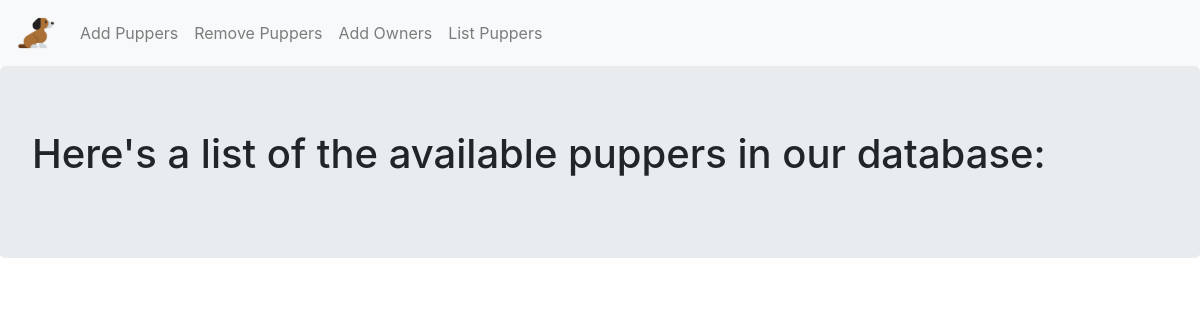
/list, run on an earlier commit of the app's database.
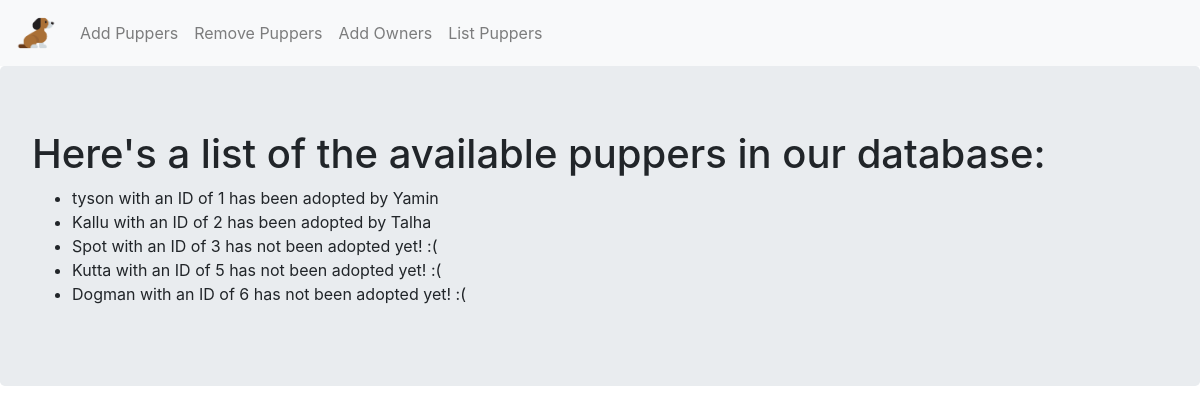
And on a later commit of the database.
### projectfiles/app.py (models this page shows, shortened)
class Puppy(db.Model):
    __tablename__ = 'puppies'
    id = db.Column(db.Integer, primary_key=True)
    name = db.Column(db.Text)
    owner = db.relationship('Owner',backref="puppy",uselist=False)
    def __repr__(self):
        if self.owner:
            return f"{self.name} with an ID of {self.id} has been adopted by {self.owner.name}"
        else:
            return f"{self.name} with an ID of {self.id} has not been adopted yet! :( "

class Owner(db.Model):
    __tablename__ = "owners"
    id = db.Column(db.Integer, primary_key=True)
    name = db.Column(db.Text)
    puppy_id = db.Column(db.Integer,db.ForeignKey("puppies.id"))

### projectfiles/app.py (the view)
@app.route("/list")
def list_pup():
    puppies = Puppy.query.all()
    return render_template('list.html', puppies=puppies)

### projectfiles/templates/list.html
{% extends 'base.html' %}
{% block content %}
<div class='jumbotron'>
    <h1>Here's a list of the available puppers in our database:</h1>
    <ul>
        {% for pupper in puppies %}
            <li>{{pupper}}</li>
        {% endfor %}
    </ul>
</div>
{% endblock %}

### projectfiles/templates/base.html (shortened to what this page needs)
<!DOCTYPE html>
<html lang="en">
<head>
    <link rel="stylesheet" href="https://cdn.jsdelivr.net/npm/bootstrap@4.6.0/dist/css/bootstrap.min.css">
</head>
<body>
    <nav class="navbar navbar-expand-lg navbar-light bg-light">
        <a class="navbar-brand" href="{{url_for('index')}}">
            <img src="../static/pupper.png" width='40' height='40' class="d-inline-block align-top">
        </a>
        <div class="collapse navbar-collapse" id="navbarNavAltMarkup">
            <div class="navbar-nav">
            <a class="nav-link" href="{{url_for('add_pup')}}">Add Puppers<span class="sr-only">(current)</span></a>
            <a class="nav-link" href="{{url_for('del_pup')}}">Remove Puppers</a>
            <a class="nav-link" href="{{url_for('add_owner')}}">Add Owners</a>
            <a class="nav-link" href="{{url_for('list_pup')}}">List Puppers</a>
            </div>
        </div>
    </nav>
    {% block content %}
    {% endblock %}
</body>
</html>

What changed in the data, as far as the page shows it:
added Puppy: name+id "tyson with an ID of 1 has been adopted by Yamin"
added Puppy: name+id "Kallu with an ID of 2 has been adopted by Talha"
added Puppy: name+id "Spot with an ID of 3 has not been adopted yet! :("
added Puppy: name+id "Kutta with an ID of 5 has not been adopted yet! :("
added Puppy: name+id "Dogman with an ID of 6 has not been adopted yet! :("
